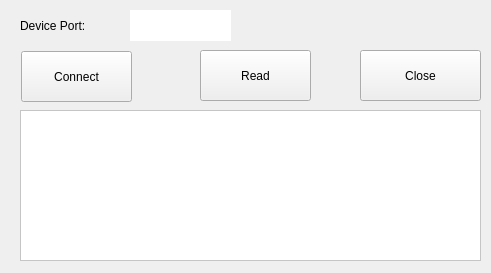
<?xml version="1.0" encoding="UTF-8"?>
<ui version="4.0">
 <class>RFIDtest</class>
 <widget class="QWidget" name="RFIDtest">
  <property name="geometry">
   <rect>
    <x>0</x>
    <y>0</y>
    <width>491</width>
    <height>273</height>
   </rect>
  </property>
  <property name="windowTitle">
   <string>RFID Test Tool</string>
  </property>
  <widget class="QListWidget" name="listWidget">
   <property name="geometry">
    <rect>
     <x>20</x>
     <y>110</y>
     <width>461</width>
     <height>151</height>
    </rect>
   </property>
   <property name="styleSheet">
    <string notr="true">background-color: rgb(255, 255, 255);</string>
   </property>
  </widget>
  <widget class="QPushButton" name="pushButtonConnect">
   <property name="geometry">
    <rect>
     <x>21</x>
     <y>51</y>
     <width>111</width>
     <height>51</height>
    </rect>
   </property>
   <property name="text">
    <string>Connect</string>
   </property>
  </widget>
  <widget class="QPushButton" name="pushButtonRead">
   <property name="geometry">
    <rect>
     <x>200</x>
     <y>50</y>
     <width>111</width>
     <height>51</height>
    </rect>
   </property>
   <property name="text">
    <string>Read</string>
   </property>
  </widget>
  <widget class="QPushButton" name="pushButtonClose">
   <property name="geometry">
    <rect>
     <x>360</x>
     <y>50</y>
     <width>121</width>
     <height>51</height>
    </rect>
   </property>
   <property name="text">
    <string>Close</string>
   </property>
  </widget>
  <widget class="QLabel" name="label">
   <property name="geometry">
    <rect>
     <x>20</x>
     <y>10</y>
     <width>91</width>
     <height>31</height>
    </rect>
   </property>
   <property name="text">
    <string>Device Port:</string>
   </property>
  </widget>
  <widget class="QLabel" name="labelShowPort">
   <property name="geometry">
    <rect>
     <x>130</x>
     <y>10</y>
     <width>101</width>
     <height>31</height>
    </rect>
   </property>
   <property name="styleSheet">
    <string notr="true">background-color: rgb(255, 255, 255);</string>
   </property>
   <property name="text">
    <string/>
   </property>
  </widget>
 </widget>
 <resources/>
 <connections/>
</ui>
